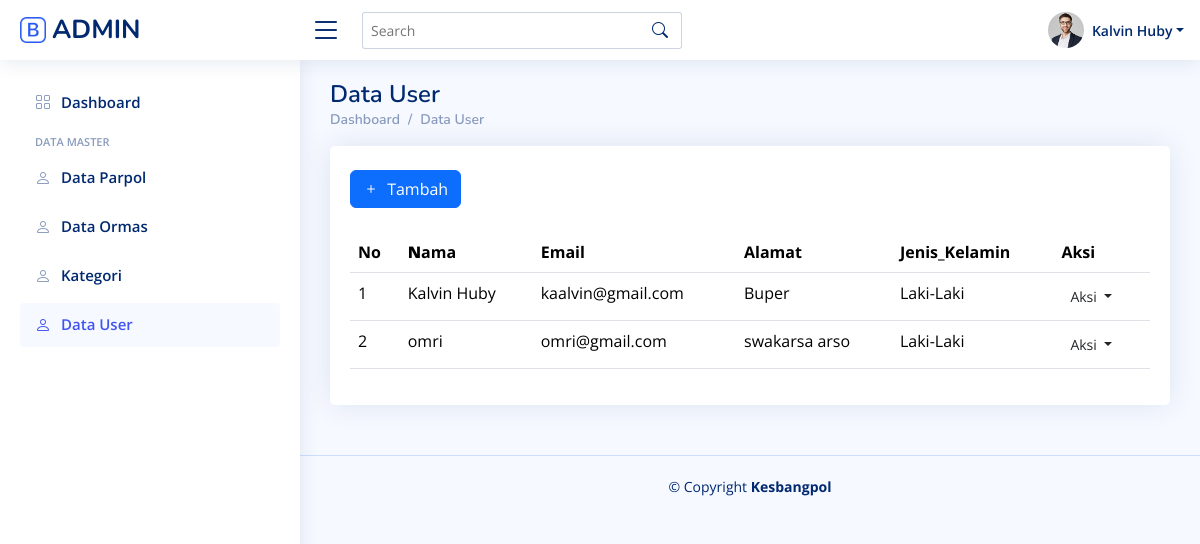
Screenshot of /admin/user/user.php (signed in) with the database file from the repository.
### tables this page shows
CREATE TABLE `tbl_user` (
  `id` int(11) NOT NULL,
  `nama` varchar(125) NOT NULL,
  `email` varchar(125) NOT NULL,
  `password` varchar(125) NOT NULL,
  `alamat` varchar(125) NOT NULL,
  `jenis_kelamin` varchar(125) NOT NULL
);

### admin/user/proses/UserModel.php (called while the page is built, shortened)
<?php
class UserModel {
    private $pdo;
    public function __construct($pdo) {
        $this->pdo = $pdo;
    }
    public function getAll() {
        $stmt = $this->pdo->query("SELECT * FROM tbl_user");
        return $stmt->fetchAll(PDO::FETCH_ASSOC);
    }
}
?>

### admin/user/proses/UserController.php (called while the page is built, shortened)
<?php
include 'UserModel.php';
class UserController {
    private $model;
    public function __construct($pdo) {
        $this->model = new UserModel($pdo);
    }
    public function getAllUsers() {
        return $this->model->getAll();
    }
}
?>

### admin/user/user.php (the view, shortened to what this page needs)
<?php
include '../../koneksi.php';
include 'proses/UserController.php';
$userController = new UserController($pdo);
$users = $userController->getAllUsers();
$user = $_SESSION['user'];
?>
<!DOCTYPE html>
<html lang="en">
<head>
  <link href="../assets/vendor/bootstrap/css/bootstrap.min.css" rel="stylesheet">
  <link href="../assets/vendor/bootstrap-icons/bootstrap-icons.css" rel="stylesheet">
  <link href="../assets/vendor/boxicons/css/boxicons.min.css" rel="stylesheet">
  <link href="../assets/vendor/quill/quill.snow.css" rel="stylesheet">
  <link href="../assets/vendor/quill/quill.bubble.css" rel="stylesheet">
  <link href="../assets/vendor/remixicon/remixicon.css" rel="stylesheet">
  <link href="../assets/vendor/simple-datatables/style.css" rel="stylesheet">
  <link href="../assets/css/style.css" rel="stylesheet">
</head>
<body>
  <header id="header" class="header fixed-top d-flex align-items-center">
    <div class="d-flex align-items-center justify-content-between">
      <a href="index.html" class="logo d-flex align-items-center">
        <img src="assets/img/logo.png" alt="">
        <span class="d-none d-lg-block">ADMIN</span>
      </a>
      <i class="bi bi-list toggle-sidebar-btn"></i>
    </div>
    <div class="search-bar">
      <form class="search-form d-flex align-items-center" method="POST" action="#">
        <input type="text" name="query" placeholder="Search" title="Enter search keyword">
        <button type="submit" title="Search"><i class="bi bi-search"></i></button>
      </form>
    </div>
    <nav class="header-nav ms-auto">
      <ul class="d-flex align-items-center">
        <li class="nav-item dropdown pe-3">
          <a class="nav-link nav-profile d-flex align-items-center pe-0" href="#" data-bs-toggle="dropdown">
            <img src="../assets/img/profile-img.jpg" alt="Profile" class="rounded-circle">
            <span class="d-none d-md-block dropdown-toggle ps-2">              <?php echo htmlspecialchars($user['nama']); ?></span>
          </a>
        </li>
      </ul>
    </nav>
  </header>
  <aside id="sidebar" class="sidebar">
  <ul class="sidebar-nav" id="sidebar-nav">
<li class="nav-item">
  <a class="nav-link collapsed" href="../dashboard.php">
    <i class="bi bi-grid"></i>
    <span>Dashboard</span>
  </a>
</li>
<li class="nav-heading">Data Master</li>
<li class="nav-item">
  <a class="nav-link collapsed" href="../parpol/parpol.php">
    <i class="bi bi-person"></i>
    <span>Data Parpol</span>
  </a>
</li>
<li class="nav-item">
  <a class="nav-link collapsed" href="../ormas/ormas.php">
    <i class="bi bi-person"></i>
    <span>Data Ormas</span>
  </a>
</li>
<li class="nav-item">
  <a class="nav-link collapsed" href="../kategori/kategori.php">
    <i class="bi bi-person"></i>
    <span>Kategori</span>
  </a>
</li>
<li class="nav-item">
  <a class="nav-link" href="#">
    <i class="bi bi-person"></i>
    <span>Data User</span>
  </a>
</li>
</ul>
  </aside>
  <main id="main" class="main">
    <div class="pagetitle">
      <h1>Data User</h1>
      <nav>
        <ol class="breadcrumb">
          <li class="breadcrumb-item"><a href="index.html">Dashboard</a></li>
          <li class="breadcrumb-item">Data User</li>
        </ol>
      </nav>
    </div>
    <section class="section">
      <div class="row">
        <div class="col-lg-12">
          <div class="card">
            <div class="card-body">
            <a href="proses/tambah_user.php" class="btn btn-primary my-4"><i class="bi bi-plus me-1"></i> Tambah </a>
              <table class="table datatable">
                <thead>
                  <tr>
                      <th>No</th>
                    <th>
                      <b>N</b>ama
                    </th>
                    <th>Email</th>
                 <th>Alamat</th>
                 <th>Jenis_Kelamin</th>
                 <th>Aksi</th>
                  </tr>
                </thead>
                <tbody>
                <?php $no = 1; foreach ($users as $userr): ?>
                <tr>
                    <td><?= $no++ ?></td>
                    <td><?php echo $userr['nama']; ?></td>
                    <td><?php echo $userr['email']; ?></td>
                    <td><?php echo $userr['alamat']; ?></td>
                    <td><?php echo $userr['jenis_kelamin']; ?></td>
                    <td>
                    <div class="dropdown">
  <button class="btn btn-sm btn-outline  dropdown-toggle" type="button" data-bs-toggle="dropdown" aria-expanded="false">
   Aksi
  </button>
</div>
                    </td>
                  </tr>
                  <?php endforeach; ?>
                </tbody>
              </table>
            </div>
          </div>
        </div>
      </div>
    </section>
  </main>
  <footer id="footer" class="footer">
    <div class="copyright">
      &copy; Copyright <strong><span>Kesbangpol</span></strong>
    </div>
  </footer>
</body>
</html>

### admin/assets/css/style.css (style rules this page uses)
:root { scroll-behavior: smooth; }
body { font-family: "Open Sans", sans-serif; background: #f6f9ff; color: #444444; }
a { color: #4154f1; text-decoration: none; }
h1, h2, h3, h4, h5, h6 { font-family: "Nunito", sans-serif; }
#main { margin-top: 60px; padding: 20px 30px; transition: all 0.3s; }
.pagetitle { margin-bottom: 10px; }
.pagetitle h1 { font-size: 24px; margin-bottom: 0; font-weight: 600; color: #012970; }
.card { margin-bottom: 30px; border: none; border-radius: 5px; box-shadow: 0px 0 30px rgba(1, 41, 112, 0.1); }
.card-body { padding: 0 20px 20px 20px; }
.breadcrumb { font-size: 14px; font-family: "Nunito", sans-serif; color: #899bbd; font-weight: 600; }
.breadcrumb a { color: #899bbd; transition: 0.3s; }
.breadcrumb .breadcrumb-item::before { color: #899bbd; }
.logo { line-height: 1; }
@media (min-width: 1200px) { .logo { width: 280px; } }
.logo img { max-height: 26px; margin-right: 6px; }
.logo span { font-size: 26px; font-weight: 700; color: #012970; font-family: "Nunito", sans-serif; }
.header { transition: all 0.5s; z-index: 997; height: 60px; box-shadow: 0px 2px 20px rgba(1, 41, 112, 0.1); background-color: #fff; padding-left: 20px; }
.header .toggle-sidebar-btn { font-size: 32px; padding-left: 10px; cursor: pointer; color: #012970; }
.header .search-bar { min-width: 360px; padding: 0 20px; }
.header .search-form { width: 100%; }
.header .search-form input { border: 0; font-size: 14px; color: #012970; border: 1px solid rgba(1, 41, 112, 0.2); padding: 7px 38px 7px 8px; border-radius: 3px; transition: 0.3s; width: 100%; }
.header .search-form button { border: 0; padding: 0; margin-left: -30px; background: none; }
.header .search-form button i { color: #012970; }
.header-nav ul { list-style: none; }
.header-nav>ul { margin: 0; padding: 0; }
.header-nav .nav-profile { color: #012970; }
.header-nav .nav-profile img { max-height: 36px; }
.header-nav .nav-profile span { font-size: 14px; font-weight: 600; }
.sidebar { position: fixed; top: 60px; left: 0; bottom: 0; width: 300px; z-index: 996; transition: all 0.3s; padding: 20px; overflow-y: auto; scrollbar-width: thin; scrollbar-color: #aab7cf transparent; box-shadow: 0px 0px 20px rgba(1, 41, 112, 0.1); background-color: #fff; }
@media (min-width: 1200px) { #main, #footer { margin-left: 300px; } }
.sidebar-nav { padding: 0; margin: 0; list-style: none; }
.sidebar-nav li { padding: 0; margin: 0; list-style: none; }
.sidebar-nav .nav-item { margin-bottom: 5px; }
.sidebar-nav .nav-heading { font-size: 11px; text-transform: uppercase; color: #899bbd; font-weight: 600; margin: 10px 0 5px 15px; }
.sidebar-nav .nav-link { display: flex; align-items: center; font-size: 15px; font-weight: 600; color: #4154f1; transition: 0.3; background: #f6f9ff; padding: 10px 15px; border-radius: 4px; }
.sidebar-nav .nav-link i { font-size: 16px; margin-right: 10px; color: #4154f1; }
.sidebar-nav .nav-link.collapsed { color: #012970; background: #fff; }
.sidebar-nav .nav-link.collapsed i { color: #899bbd; }
.footer { padding: 20px 0; font-size: 14px; transition: all 0.3s; border-top: 1px solid #cddfff; }
.footer .copyright { text-align: center; color: #012970; }

### rows the page displays
tbl_user: nama "Kalvin Huby", email "kaalvin@gmail.com", alamat "Buper", jenis_kelamin "Laki-Laki"
tbl_user: nama "omri", email "omri@gmail.com", alamat "swakarsa arso", jenis_kelamin "Laki-Laki"
